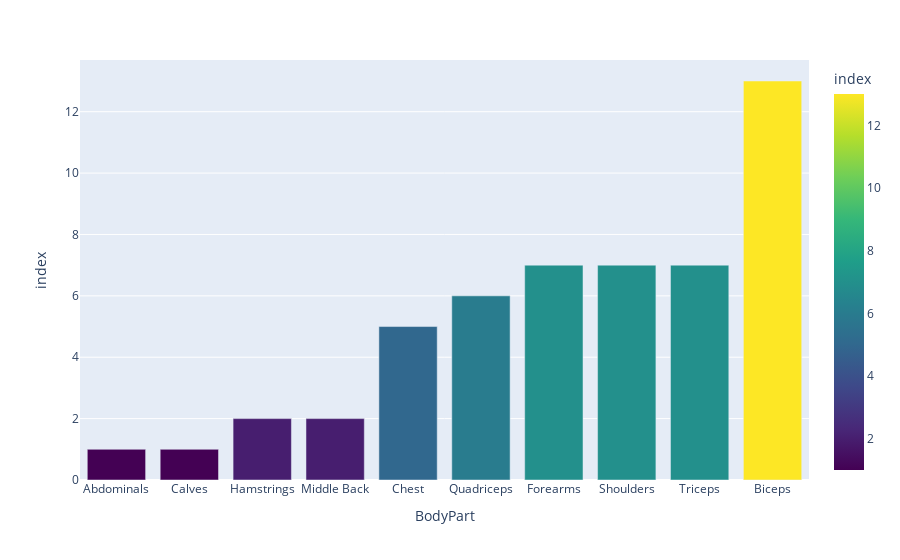

Notebook cell for this chart:
### Code cell
beginner_dumbbell = dumbbell.groupby(['BodyPart']).count()
beginner_dumbbell= beginner_dumbbell.sort_values(by='index')
fig = px.bar(beginner_dumbbell, x=beginner_dumbbell.index, y='index', color ='index', color_continuous_scale=px.colors.sequential.Viridis)
fig.show()

### Figure 1 — Plotly figure (JSON) as saved in the notebook; plotly's stock layout.template omitted (floating-point values rounded to 4 significant figures)
{"data": [{"alignmentgroup": "True", "hovertemplate": "BodyPart=%{x}<br>index=%{marker.color}<extra></extra>", "legendgroup": "", "marker": {"color": [1, 1, 2, 2, 5, 6, 7, 7, 7, 13], "coloraxis": "coloraxis", "pattern": {"shape": ""}}, "name": "", "offsetgroup": "", "orientation": "v", "showlegend": false, "textposition": "auto", "type": "bar", "x": ["Abdominals", "Calves", "Hamstrings", "Middle Back", "Chest", "Quadriceps", "Forearms", "Shoulders", "Triceps", "Biceps"], "xaxis": "x", "y": [1, 1, 2, 2, 5, 6, 7, 7, 7, 13], "yaxis": "y"}], "layout": {"autosize": true, "barmode": "relative", "coloraxis": {"colorbar": {"title": {"text": "index"}}, "colorscale": [[0, "#440154"], [0.1111, "#482878"], [0.2222, "#3e4989"], [0.3333, "#31688e"], [0.4444, "#26828e"], [0.5556, "#1f9e89"], [0.6667, "#35b779"], [0.7778, "#6ece58"], [0.8889, "#b5de2b"], [1, "#fde725"]]}, "legend": {"tracegroupgap": 0}, "margin": {"t": 60}, "xaxis": {"anchor": "y", "autorange": true, "domain": [0, 1], "range": [-0.5, 9.5], "title": {"text": "BodyPart"}, "type": "category"}, "yaxis": {"anchor": "x", "autorange": true, "domain": [0, 1], "range": [0, 13.68], "title": {"text": "index"}, "type": "linear"}}}
